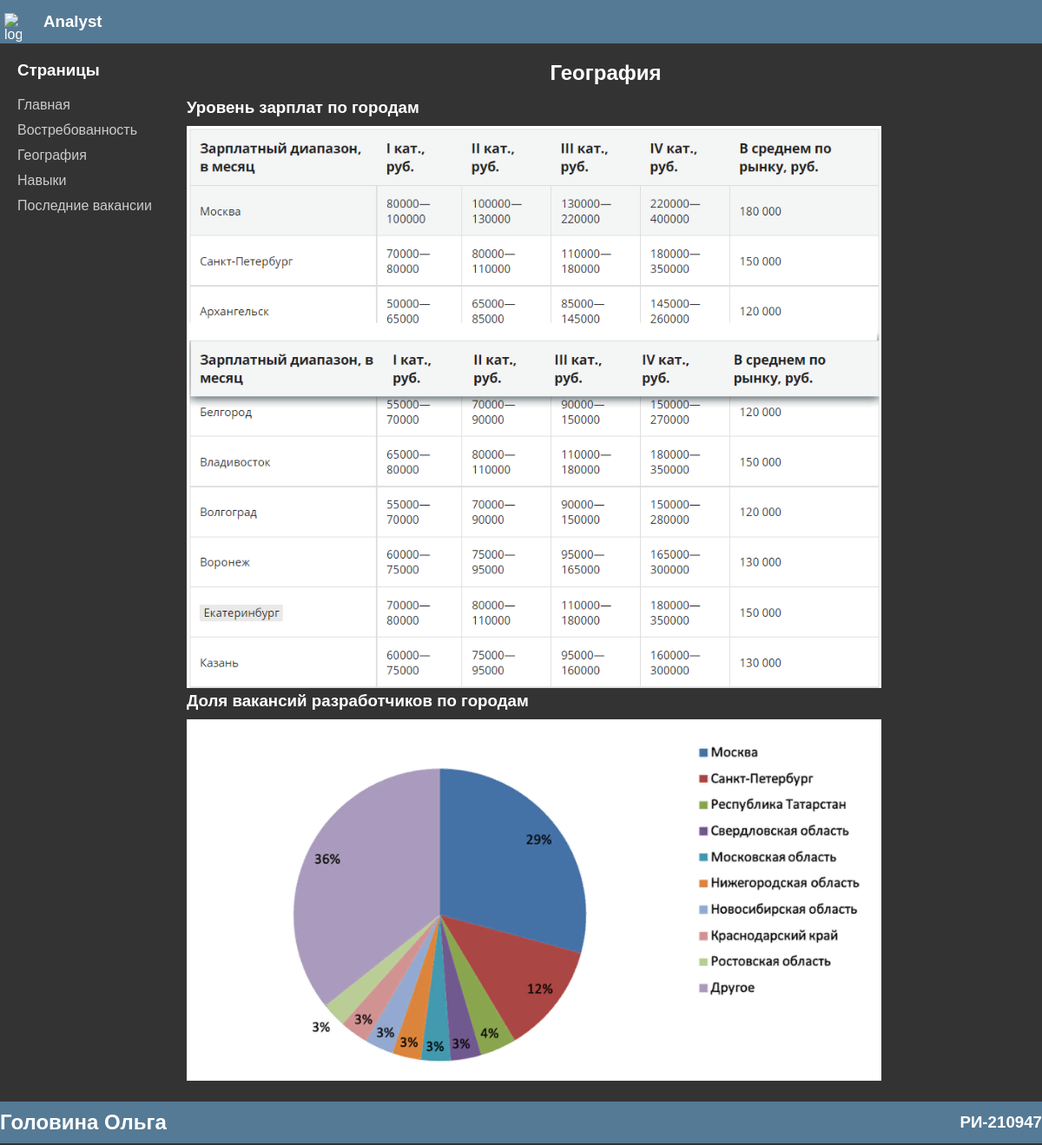
/geography, run on an earlier commit of the app's database.
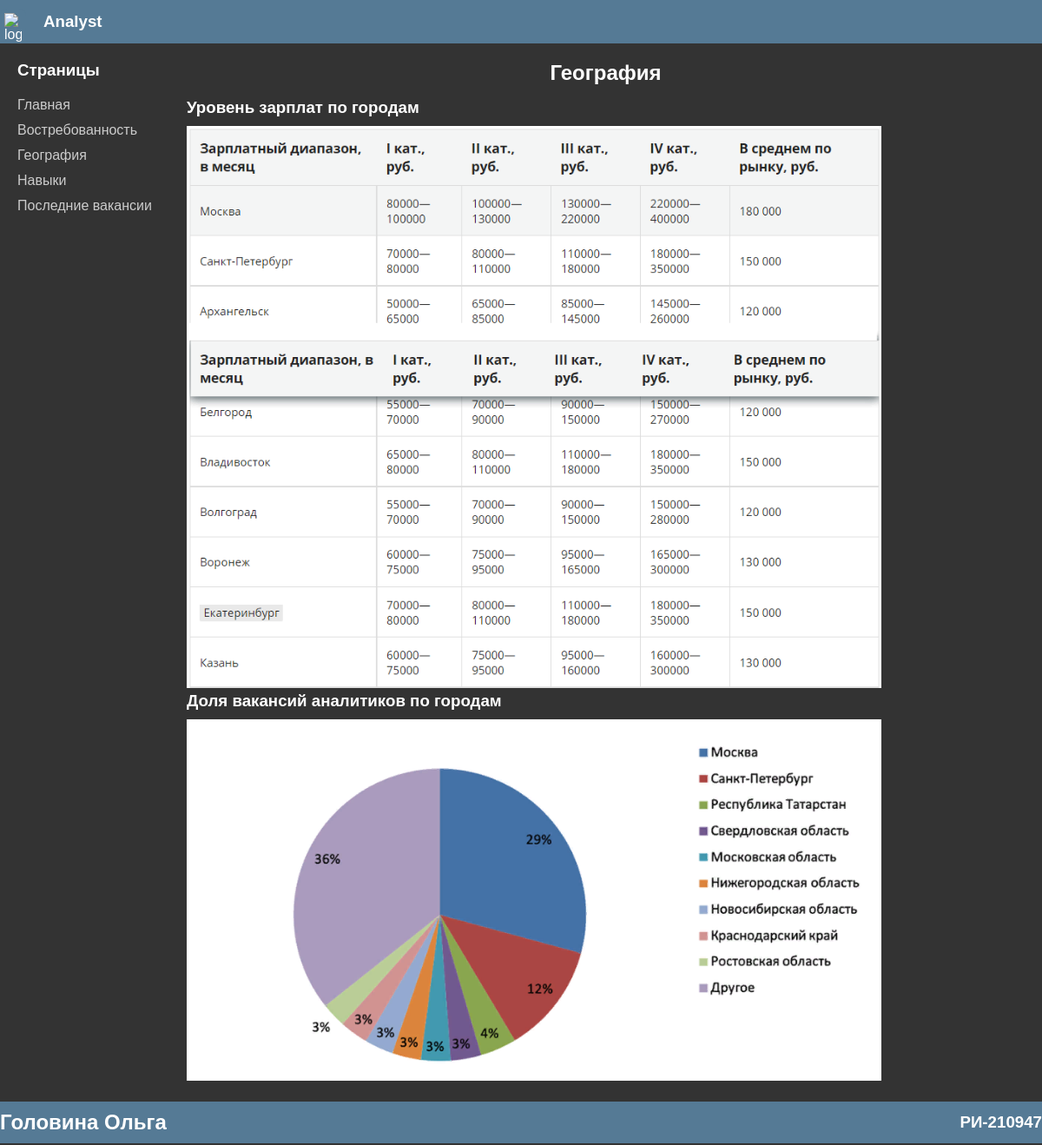
And on a later commit of the database.
### main/models.py (models this page shows, shortened)
class Geography(models.Model):
    name = models.CharField(max_length=50)
    image = models.ImageField(upload_to='images/')
    class Meta:
        verbose_name = ("Geography")
        verbose_name_plural = ("Geographys")

### main/views.py (the view)
# urls.py: path('geography', views.geography, name='geography'),
def geography(request):
    template = loader.get_template('pages/geography.html')
    topics = Geography.objects.all()
    context = {'title': "География", 'objects': topics}
    rendered_page = template.render(context, request)
    return HttpResponse(rendered_page)

### files/templates/pages/geography.html
{% extends 'index.html' %}
{% block content %}
        <div class="right">
          <h2 class="right__title">География</h1>
          <ul>
            {% for object in objects %}
                <li>
                    <h3 class="li-right__text">{{ object.name }}</h3>
                    <img src='{{ object.image.url }}' alt='{{ object.name }}' class="li-right__img" width="800">
                </li>
            {% empty %}
                <li>Информация ещё не добавлена</li>
            {% endfor %}
          </ul>
        </div>
{% endblock %}

What changed in the data, as far as the page shows it:
changed Geography: name "Доля вакансий разработчиков по городам" → "Доля вакансий аналитиков по городам"
